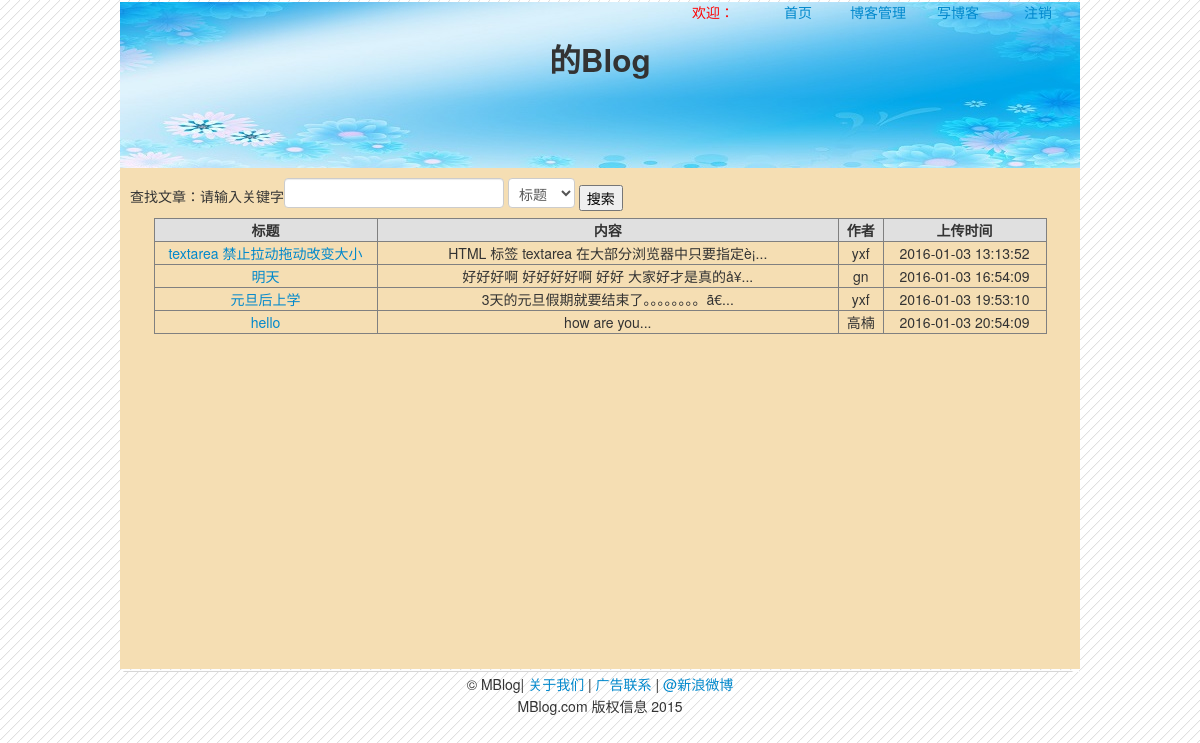
Screenshot of /blog.php with the database file from the repository.
### tables this page shows
CREATE TABLE `bms_article` (
  `id` int(10) NOT NULL auto_increment COMMENT '编号',
  `atitle` varchar(200) NOT NULL COMMENT '文章标题',
  `acontent` text NOT NULL COMMENT '文章内容',
  `aauthor` varchar(20) NOT NULL COMMENT '文章作者',
  `adate` datetime NOT NULL COMMENT '上传时间',
  PRIMARY KEY  (`id`)
);

### blog.php (the view, shortened to what this page needs)
<!DOCTYPE html PUBLIC "-//W3C//DTD HTML 4.01 Transitional//EN" "http://www.w3.org/TR/html4/loose.dtd">
<html>
<head>
</head>
<link href="css/myblog.css" rel="stylesheet" type="text/css"/>
<link href="css/register.css" rel="stylesheet" type="text/css"/>
<link href="css/calendar.css" rel="stylesheet" type="text/css"/>
<link href="css/bootstrap-combined.min.css" rel="stylesheet" type="text/css"/>
<link href="css/font-awesome.css" rel="stylesheet" type="text/css"/>
<body>
<div class="bms">
	<div class="head">
		<div class="index_top">
        	<ul>
				<li><?
					echo '<a href="index.php?action=logout">注销</a>'
					?></li>
                <li><a href="myblog.php">写博客</a></li>
                <li><a href="manager.php">博客管理</a></li>
				<li><a href="login_index.php">首页</a></li>
                <li><span style="color:red;margin-right: 10px;">欢迎：<? echo $_SESSION['user']?></span></li>
			</ul>
        </div>
		<div style="height:98px;">
			<div style="text-align:center">
				<h2><? echo $_SESSION['user'].'的Blog'?></h2>
			</div>
		</div>
	</div>
	<div class="my_content">
            	<div style="padding:10px">
            	<form method="get" action="search.php">
                	<div>
                    查找文章：请输入关键字<input name="keyword" type="text">
                    <select style="width:67px" name="sel">
                    	<option value="atitle">标题</option>
                    </select>
                    <input type="submit" value="搜索"></input>
             		</div>
                    <div>
						<?
                            require('conn.php');
                            $result=mysql_query("select * from bms_article",$conn);
                        ?>
                        <table border="1" width="95%"  align="center">
                            <tr bgcolor="#e0e0e0" >
                                <th width="220px">标题</th><th>内容</th><th>作者</th><th width="160px">上传时间</th>
                            </tr>
                            <? while($row=mysql_fetch_assoc($result)){
                                $content=substr($row['acontent'],0,60).'...';
                            ?>
                            <tr align="center">
                            <td><a href="check.php?id=<?=$row['id']?>"><?=$row['atitle'] ?></a></td>
                            <td><?=$content?></td>
                            <td><?=$row['aauthor']?></td>
                            <td><?=$row['adate'] ?></td>
                            </tr>
                            <?} ?>
                        </table>
               		</div>
               </form>
          </div>
	</div>
</div>
<?
require('foot.php');
?>
</body>
</html>

### css/myblog.css (style rules this page uses)
.my_content { width:960px; height:501px; background-color:#F5DEB3; }

### css/register.css (style rules this page uses)
.bms, .regeste0 { width:960px; }
.head { background:url(../images/head.jpg); height:166px }
.index_top { height:28px }
.index_top a { text-decoration: none; }
.index_top ul { margin:2px; }
.index_top ul li { width:80px; text-align:center; float:right; list-style:none; }
input { width:194px; }

### rows the page displays
bms_article: atitle "textarea 禁止拉动拖动改变大小", acontent "HTML 标签 textarea 在大部分浏览器中只要指定è¡...", aauthor "yxf", adate "2016-01-03 13:13:52"
bms_article: atitle "明天", acontent "好好好啊 好好好好啊 好好 大家好才是真的å¥...", aauthor "gn", adate "2016-01-03 16:54:09"
bms_article: atitle "元旦后上学", acontent "3天的元旦假期就要结束了。。。。。。。。ã€...", aauthor "yxf", adate "2016-01-03 19:53:10"
bms_article: atitle "hello", acontent "how are you...", aauthor "高楠", adate "2016-01-03 20:54:09"
